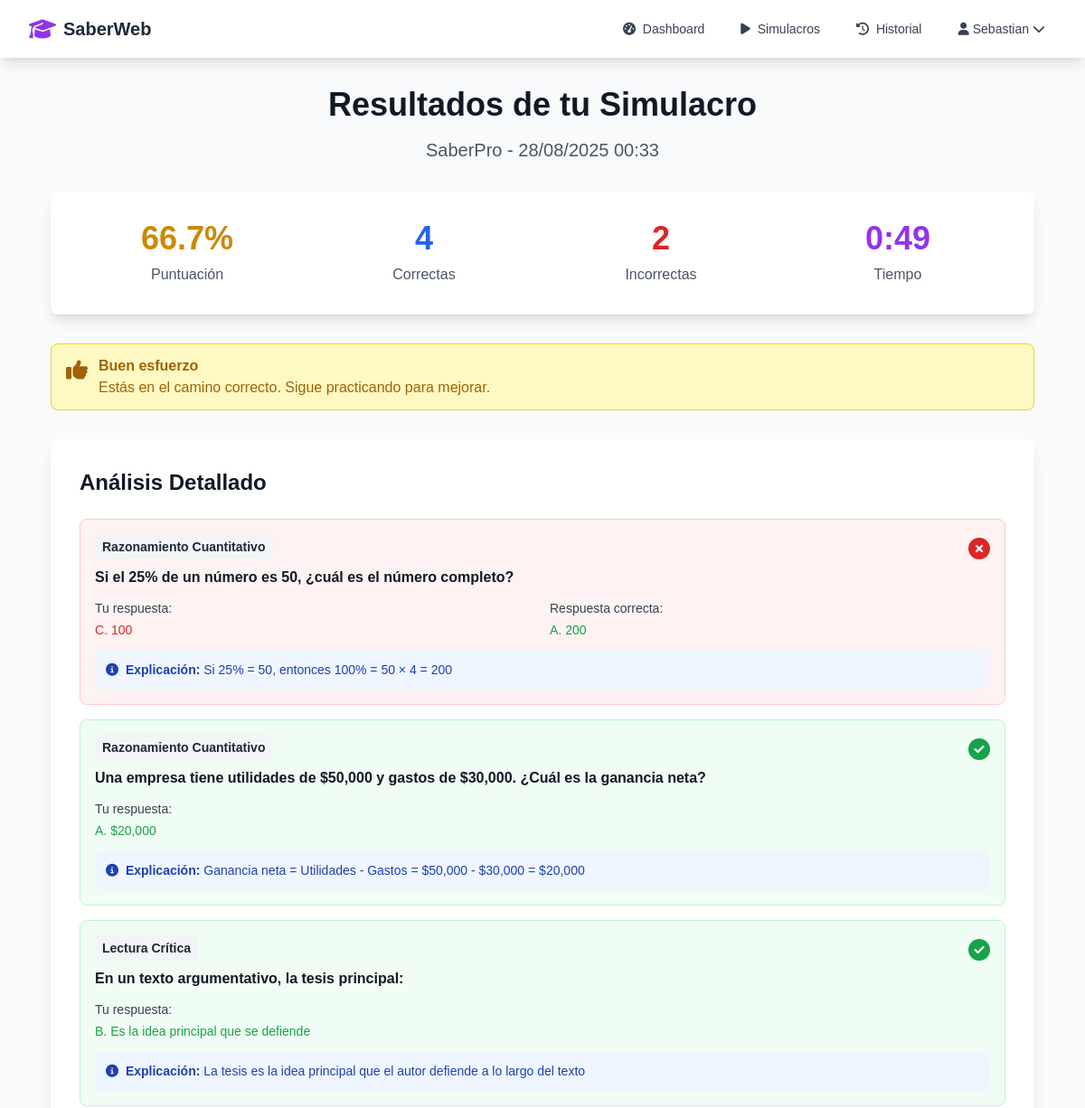
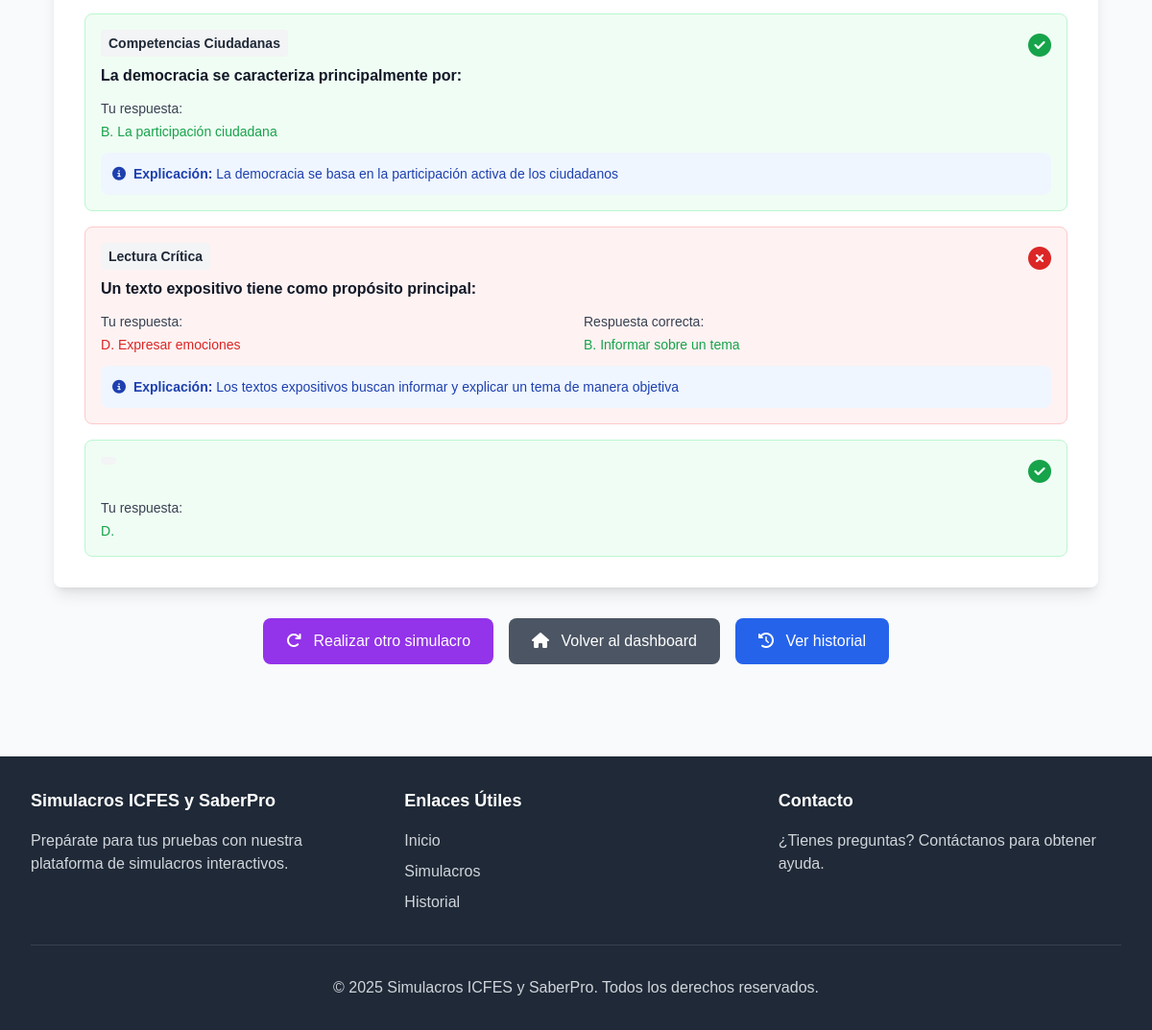
The page /results/1 (signed in) on the database its author committed (2 pictures, top to bottom).
### Models.py (models this page shows, shortened)
class User(UserMixin, db.Model):
    id = db.Column(db.Integer, primary_key=True)
    username = db.Column(db.String(80), unique=True, nullable=False)
    email = db.Column(db.String(120), unique=True, nullable=False)
    password_hash = db.Column(db.String(255), nullable=False)
    created_at = db.Column(db.DateTime, default=datetime.utcnow)
    test_results = db.relationship('TestResult', backref='user', lazy=True)

class TestResult(db.Model):
    id = db.Column(db.Integer, primary_key=True)
    user_id = db.Column(db.Integer, db.ForeignKey('user.id'), nullable=False)
    test_type = db.Column(db.String(20), nullable=False)
    score = db.Column(db.Float, nullable=False)
    total_questions = db.Column(db.Integer, nullable=False)
    correct_answers = db.Column(db.Integer, nullable=False)
    time_taken = db.Column(db.Integer, nullable=False)  # en segundos
    completed_at = db.Column(db.DateTime, default=datetime.utcnow)
    answers = db.relationship('TestAnswer', backref='test_result', lazy=True)

class Question(db.Model):
    id = db.Column(db.Integer, primary_key=True)
    test_type = db.Column(db.String(20), nullable=False)  # 'ICFES' o 'SaberPro'
    category = db.Column(db.String(50), nullable=False)
    question_text = db.Column(db.Text, nullable=False)
    option_a = db.Column(db.Text, nullable=False)
    option_b = db.Column(db.Text, nullable=False)
    option_c = db.Column(db.Text, nullable=False)
    option_d = db.Column(db.Text, nullable=False)
    correct_answer = db.Column(db.String(1), nullable=False)
    explanation = db.Column(db.Text)

### App.py (the view)
@app.route('/results/<int:test_id>')
@login_required
def view_results(test_id):
    result = TestResult.query.get_or_404(test_id)
    if result.user_id != current_user.id:
        flash('No tienes permiso para ver estos resultados')
        return redirect(url_for('dashboard'))
    answers = TestAnswer.query.filter_by(test_result_id=test_id).all()
    questions_with_answers = [{'question': Question.query.get(a.question_id), 'user_answer': a.user_answer, 'is_correct': a.is_correct} for a in answers]
    return render_template('results.html', result=result, questions=questions_with_answers)

### Database.py (called while the page is built)
@login_manager.user_loader
def load_user(user_id):
    return User.query.get(int(user_id))

### templates/results.html (shortened to what this page needs)
{% extends 'base.html' %}
{% block content %}
<div class="max-w-6xl mx-auto px-4 sm:px-6 lg:px-8 py-8">
    <div class="text-center mb-8">
        <h1 class="text-4xl font-bold text-gray-900 mb-4">Resultados de tu Simulacro</h1>
        <p class="text-xl text-gray-600">{{ result.test_type }} - {{ result.completed_at.strftime('%d/%m/%Y %H:%M') }}</p>
    </div>
    <div class="bg-white rounded-lg shadow-lg p-8 mb-8">
        <div class="grid md:grid-cols-4 gap-6 text-center">
            <div>
                <div class="text-4xl font-bold {% if result.score >= 70 %}text-green-600{% elif result.score >= 50 %}text-yellow-600{% else %}text-red-600{% endif %}">
                    {{ "%.1f"|format(result.score) }}%
                </div>
                <p class="text-gray-600 mt-2">Puntuación</p>
            </div>
            <div>
                <div class="text-4xl font-bold text-blue-600">{{ result.correct_answers }}</div>
                <p class="text-gray-600 mt-2">Correctas</p>
            </div>
            <div>
                <div class="text-4xl font-bold text-red-600">{{ result.total_questions - result.correct_answers }}</div>
                <p class="text-gray-600 mt-2">Incorrectas</p>
            </div>
            <div>
                <div class="text-4xl font-bold text-purple-600">{{ result.time_taken // 60 }}:{{ "%02d"|format(result.time_taken % 60) }}</div>
                <p class="text-gray-600 mt-2">Tiempo</p>
            </div>
        </div>
    </div>
    <div class="mb-8">
        {% if result.score >= 70 %}
            <div class="bg-green-100 border border-green-400 text-green-700 px-4 py-3 rounded-lg">
                <div class="flex">
                    <i class="fas fa-trophy text-2xl mr-3"></i>
                    <div>
                        <p class="font-bold">¡Excelente trabajo!</p>
                        <p>Tu puntuación está por encima del promedio. Sigue así.</p>
                    </div>
                </div>
            </div>
        {% elif result.score >= 50 %}
            <div class="bg-yellow-100 border border-yellow-400 text-yellow-700 px-4 py-3 rounded-lg">
                <div class="flex">
                    <i class="fas fa-thumbs-up text-2xl mr-3"></i>
                    <div>
                        <p class="font-bold">Buen esfuerzo</p>
                        <p>Estás en el camino correcto. Sigue practicando para mejorar.</p>
                    </div>
                </div>
            </div>
        {% endif %}
    </div>
    <div class="bg-white rounded-lg shadow-lg p-8">
        <h2 class="text-2xl font-bold text-gray-900 mb-6">Análisis Detallado</h2>
        <div class="space-y-4">
            {% for item in questions %}
                <div class="border rounded-lg p-4 {% if item.is_correct %}bg-green-50 border-green-200{% else %}bg-red-50 border-red-200{% endif %}">
                    <div class="flex justify-between items-start mb-3">
                        <div class="flex-1">
                            <span class="inline-block bg-gray-100 text-gray-800 text-sm font-semibold px-2 py-1 rounded mb-2">
                                {{ item.question.category }}
                            </span>
                            <h3 class="font-semibold text-gray-900">{{ item.question.question_text }}</h3>
                        </div>
                        <div class="ml-4">
                            {% if item.is_correct %}
                                <i class="fas fa-check-circle text-2xl text-green-600"></i>
                            {% else %}
                                <i class="fas fa-times-circle text-2xl text-red-600"></i>
                            {% endif %}
                        </div>
                    </div>
                    <div class="grid md:grid-cols-2 gap-4 text-sm">
                        <div>
                            <p class="font-medium text-gray-700 mb-1">Tu respuesta:</p>
                            <p class="{% if item.is_correct %}text-green-600{% else %}text-red-600{% endif %}">
                                {{ item.user_answer }}. {% if item.user_answer == 'A' %}{{ item.question.option_a }}{% elif item.user_answer == 'B' %}{{ item.question.option_b }}{% elif item.user_answer == 'C' %}{{ item.question.option_c }}{% elif item.user_answer == 'D' %}{{ item.question.option_d }}{% endif %}
                            </p>
                        </div>
                        {% if not item.is_correct %}
                            <div>
                                <p class="font-medium text-gray-700 mb-1">Respuesta correcta:</p>
                                <p class="text-green-600">
                                    {{ item.question.correct_answer }}. {% if item.question.correct_answer == 'A' %}{{ item.question.option_a }}{% elif item.question.correct_answer == 'B' %}{{ item.question.option_b }}{% elif item.question.correct_answer == 'C' %}{{ item.question.option_c }}{% elif item.question.correct_answer == 'D' %}{{ item.question.option_d }}{% endif %}
                                </p>
                            </div>
                        {% endif %}
                    </div>
                    {% if item.question.explanation %}
                        <div class="mt-3 p-3 bg-blue-50 rounded-lg">
                            <p class="text-sm text-blue-800">
                                <i class="fas fa-info-circle mr-1"></i>
                                <strong>Explicación:</strong> {{ item.question.explanation }}
                            </p>
                        </div>
                    {% endif %}
                </div>
            {% endfor %}
        </div>
    </div>
    <div class="mt-8 flex flex-col sm:flex-row gap-4 justify-center">
        <a href="{{ url_for('select_test') }}" class="bg-purple-600 text-white px-6 py-3 rounded-lg text-center hover:bg-purple-700 transition">
            <i class="fas fa-redo mr-2"></i> Realizar otro simulacro
        </a>
        <a href="{{ url_for('dashboard') }}" class="bg-gray-600 text-white px-6 py-3 rounded-lg text-center hover:bg-gray-700 transition">
            <i class="fas fa-home mr-2"></i> Volver al dashboard
        </a>
        <a href="{{ url_for('history') }}" class="bg-blue-600 text-white px-6 py-3 rounded-lg text-center hover:bg-blue-700 transition">
            <i class="fas fa-history mr-2"></i> Ver historial
        </a>
    </div>
</div>
{% endblock %}

### templates/base.html (shortened to what this page needs)
<!DOCTYPE html>
<html lang="es">
<head>
    <script src="https://cdn.tailwindcss.com"></script>
    <link rel="stylesheet" href="https://cdnjs.cloudflare.com/ajax/libs/font-awesome/6.4.0/css/all.min.css">
    <link rel="stylesheet" href="/styles/main.css">
</head>
<body class="bg-gray-50 min-h-screen">
    <nav class="bg-white shadow-lg">
        <div class="max-w-7xl mx-auto px-4 sm:px-6 lg:px-8">
            <div class="flex justify-between h-16">
                <div class="flex items-center">
                    <a href="{{ url_for('index') }}" class="flex items-center">
                        <i class="fas fa-graduation-cap text-2xl text-purple-600 mr-2"></i>
                        <span class="text-xl font-bold text-gray-800">SaberWeb</span>
                    </a>
                </div>
                <div class="flex items-center space-x-4">
                    {% if current_user.is_authenticated %}
                        <a href="{{ url_for('dashboard') }}" class="text-gray-700 hover:text-purple-600 px-3 py-2 rounded-md text-sm font-medium">
                            <i class="fas fa-tachometer-alt mr-1"></i> Dashboard
                        </a>
                        <a href="{{ url_for('select_test') }}" class="text-gray-700 hover:text-purple-600 px-3 py-2 rounded-md text-sm font-medium">
                            <i class="fas fa-play mr-1"></i> Simulacros
                        </a>
                        <a href="{{ url_for('history') }}" class="text-gray-700 hover:text-purple-600 px-3 py-2 rounded-md text-sm font-medium">
                            <i class="fas fa-history mr-1"></i> Historial
                        </a>
                        <div class="relative group">
                            <button class="flex items-center text-gray-700 hover:text-purple-600 px-3 py-2 rounded-md text-sm font-medium">
                                <i class="fas fa-user mr-1"></i> {{ current_user.username }}
                                <i class="fas fa-chevron-down ml-1"></i>
                            </button>
                        </div>
                    {% endif %}
                </div>
            </div>
        </div>
    </nav>
    <main>
        {% block content %}{% endblock %}
    </main>
    <footer class="bg-gray-800 text-white mt-16">
        <div class="max-w-7xl mx-auto px-4 sm:px-6 lg:px-8 py-8">
            <div class="grid md:grid-cols-3 gap-8">
                <div>
                    <h3 class="text-lg font-semibold mb-4">Simulacros ICFES y SaberPro</h3>
                    <p class="text-gray-300">Prepárate para tus pruebas con nuestra plataforma de simulacros interactivos.</p>
                </div>
                <div>
                    <h3 class="text-lg font-semibold mb-4">Enlaces Útiles</h3>
                    <ul class="space-y-2 text-gray-300">
                        <li><a href="{{ url_for('index') }}" class="hover:text-white">Inicio</a></li>
                        {% if current_user.is_authenticated %}
                            <li><a href="{{ url_for('select_test') }}" class="hover:text-white">Simulacros</a></li>
                            <li><a href="{{ url_for('history') }}" class="hover:text-white">Historial</a></li>
                        {% endif %}
                    </ul>
                </div>
                <div>
                    <h3 class="text-lg font-semibold mb-4">Contacto</h3>
                    <p class="text-gray-300">¿Tienes preguntas? Contáctanos para obtener ayuda.</p>
                </div>
            </div>
            <div class="border-t border-gray-700 mt-8 pt-8 text-center text-gray-300">
                <p>&copy; 2025 Simulacros ICFES y SaberPro. Todos los derechos reservados.</p>
            </div>
        </div>
    </footer>
</body>
</html>

### styles/main.css (style rules this page uses)
body { font-family: Arial, sans-serif; background-color: #f4f4f4; margin: 0; padding: 0; }

### rows shown on the page
User: username "Sebastian"
TestResult: test_type "SaberPro", completed_at "28/08/2025 00:33", score "66.7", correct_answers "4", result.total_questions-result.correct_answers "2", time_taken "0", result.time_taken%60 "49"
Question: question.category "Razonamiento Cuantitativo", question.question_text "Si el 25% de un número es 50, ¿cuál es el número completo?", question.option_c "100", question.correct_answer "A", question.option_a "200", question.explanation "Si 25% = 50, entonces 100% = 50 × 4 = 200"
Question: question.category "Razonamiento Cuantitativo", question.question_text "Una empresa tiene utilidades de $50,000 y gastos de $30,000. ¿Cuál es la ganancia neta?", question.option_a "$20,000", question.explanation "Ganancia neta = Utilidades - Gastos = $50,000 - $30,000 = $20,000"
Question: question.category "Lectura Crítica", question.question_text "En un texto argumentativo, la tesis principal:", question.option_b "Es la idea principal que se defiende", question.explanation "La tesis es la idea principal que el autor defiende a lo largo del texto"
Question: question.category "Competencias Ciudadanas", question.question_text "La democracia se caracteriza principalmente por:", question.option_b "La participación ciudadana", question.explanation "La democracia se basa en la participación activa de los ciudadanos"
Question: question.category "Lectura Crítica", question.question_text "Un texto expositivo tiene como propósito principal:", question.option_d "Expresar emociones", question.correct_answer "B", question.option_b "Informar sobre un tema", question.explanation "Los textos expositivos buscan informar y explicar un tema de manera objetiva"

### other values the page prints
{{ item.user_answer }} "C" "A" "B" "B" "D" "D"
